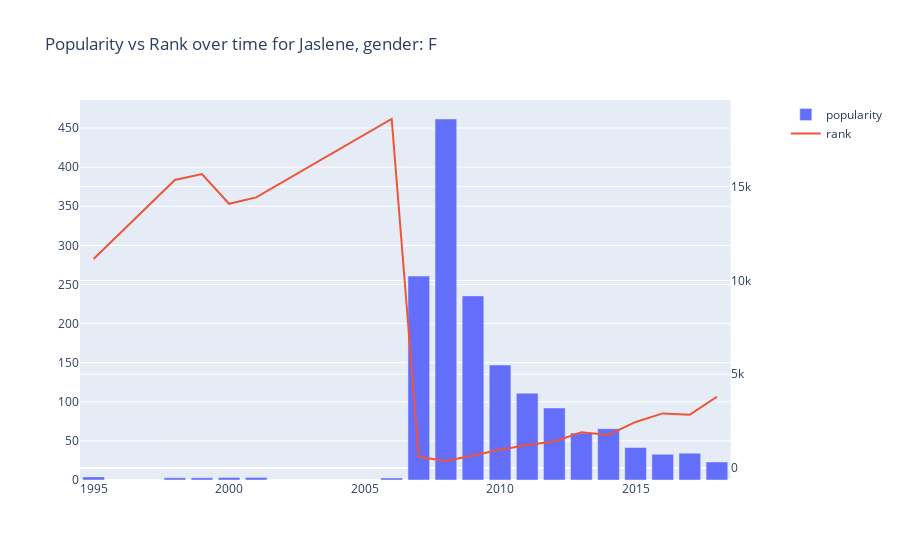

Write notebook code for a chart like this one.
### Code cell
popular_name('Jaslene', 'F')

### Figure 1 — Plotly figure (JSON) as saved in the notebook; plotly's stock layout.template omitted (floating-point values rounded to 4 significant figures)
{"data": [{"name": "popularity", "type": "bar", "x": [1995, 1998, 1999, 2000, 2001, 2006, 2007, 2008, 2009, 2010, 2011, 2012, 2013, 2014, 2015, 2016, 2017, 2018], "xaxis": "x", "y": [3.981, 2.83, 2.82, 3.305, 3.334, 2.632, 260.8, 461.6, 235.4, 147.0, 111.0, 92.14, 59.95, 65.64, 41.56, 32.84, 34.32, 23.12], "yaxis": "y"}, {"mode": "lines", "name": "rank", "type": "scatter", "x": [1995, 1998, 1999, 2000, 2001, 2006, 2007, 2008, 2009, 2010, 2011, 2012, 2013, 2014, 2015, 2016, 2017, 2018], "xaxis": "x", "y": [11148, 15360, 15680.0, 14088, 14431, 18610.0, 599.5, 376, 673.5, 976, 1230.0, 1412.0, 1906.0, 1768, 2458, 2912.0, 2847, 3801], "yaxis": "y2"}], "layout": {"title": {"text": "Popularity vs Rank over time for Jaslene, gender: F"}, "xaxis": {"anchor": "y", "domain": [0, 0.94]}, "yaxis": {"anchor": "x", "domain": [0, 1]}, "yaxis2": {"anchor": "x", "overlaying": "y", "side": "right"}}}
